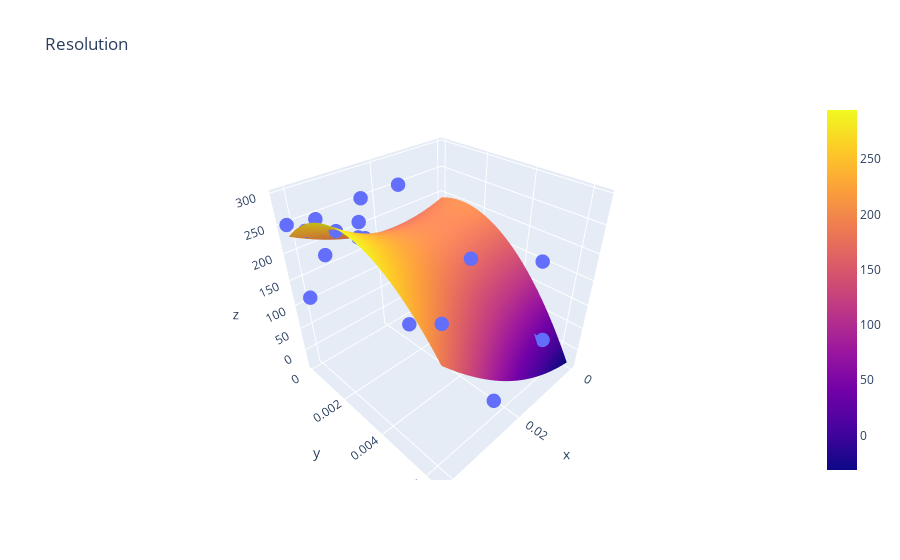
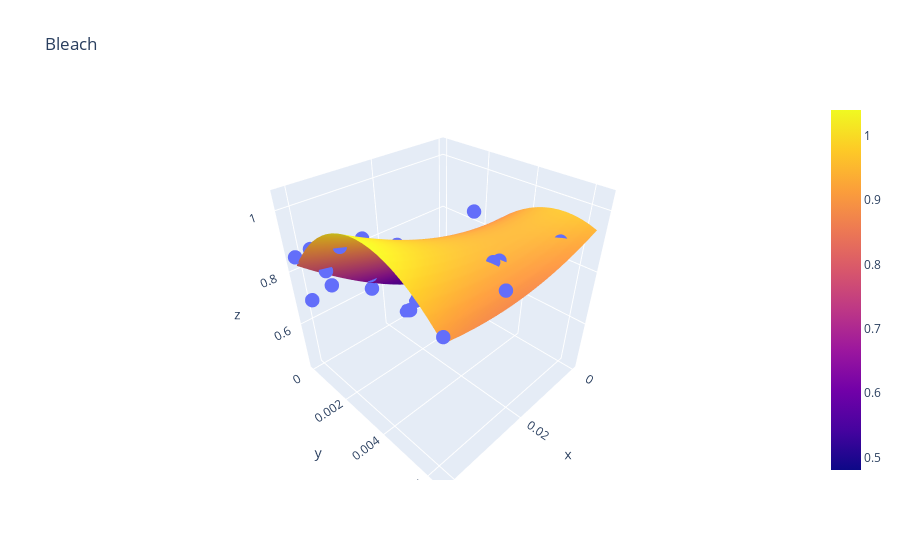
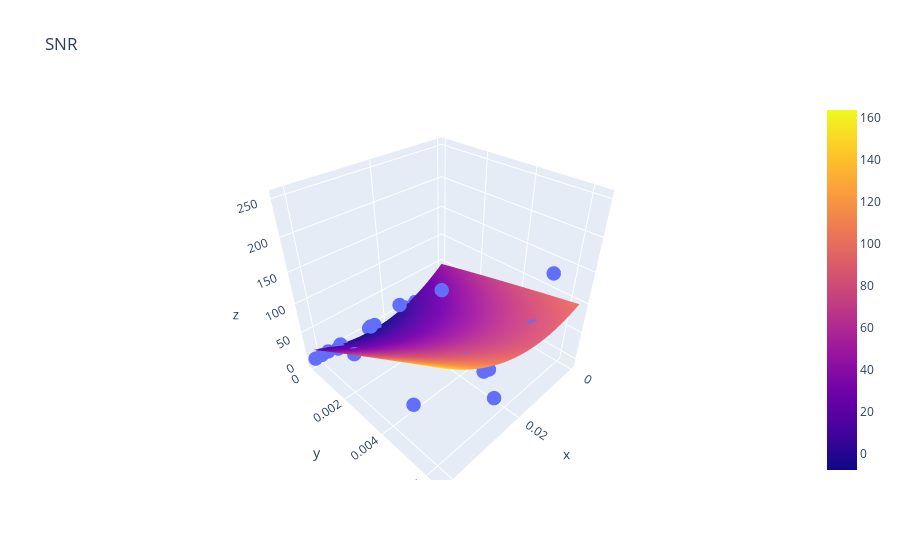

Notebook source saved alongside these figures, in order:
### Code cell
for idx_obj in range(len(config['obj_names'])):
    mean, std = algos[idx_obj].predict(X_grid)
    zz = mean.reshape(grids[0].shape)

    import plotly.graph_objects as go
    f = go.Figure([
        go.Scatter3d(x=X[:,0], y=X[:,1], z=Y[:,idx_obj], 
                     marker=dict( size=5,), mode="markers"
                    ),

        go.Surface(z=zz, y=grids[1], x=grids[0]),



    ])



    f.update_layout(
        title=config['obj_names'][idx_obj],
        xaxis_title="X Axis Title",
        yaxis_title="Y Axis Title",
        )


    f.show()

### Figure 1 — Plotly figure (JSON) as saved in the notebook; plotly's stock layout.template omitted (floating-point values rounded to 4 significant figures; data arrays with more than 128 entries replaced by an {"elided": "..."} marker saying what was removed)
{"data": [{"marker": {"size": 5}, "mode": "markers", "type": "scatter3d", "x": [0.008667, 0, 0.03987, 0.02947, 0.0208, 0.0364, 0.02253, 0.026, 0.02773, 0.006933, 0.0312, 0.01387, 0, 0.0416, 0.03813, 0.0416, 0.0416, 0.0364, 0.0104, 0.02427, 0.02427, 0.02427, 0.026, 0.03467], "y": [0.005601, 0.004802, 6.25e-06, 0.00267, 0.005334, 0.001338, 0.005334, 0.005068, 0.0064, 0.005867, 0.001338, 6.25e-06, 0.001605, 6.25e-06, 6.25e-06, 0.005334, 0.0064, 0.0002727, 6.25e-06, 6.25e-06, 6.25e-06, 6.25e-06, 6.25e-06, 6.25e-06], "z": [40.3, 150.8, 109.4, 217.8, 41.24, 250, 40.71, 250, 40.34, 40.75, 250, 250, 174.0, 250, 230.0, 217.8, 250, 250, 43.24, 250, 250, 175.1, 182.0, 175.1]}, {"type": "surface", "x": {"elided": "25x25 float values"}, "y": {"elided": "25x25 float values"}, "z": {"elided": "25x25 float values"}}], "layout": {"title": {"text": "Resolution"}, "xaxis": {"title": {"text": "X Axis Title"}}, "yaxis": {"title": {"text": "Y Axis Title"}}}}

### Figure 2 — Plotly figure (JSON) as saved in the notebook; plotly's stock layout.template omitted (floating-point values rounded to 4 significant figures; data arrays with more than 128 entries replaced by an {"elided": "..."} marker saying what was removed)
{"data": [{"marker": {"size": 5}, "mode": "markers", "type": "scatter3d", "x": [0.008667, 0, 0.03987, 0.02947, 0.0208, 0.0364, 0.02253, 0.026, 0.02773, 0.006933, 0.0312, 0.01387, 0, 0.0416, 0.03813, 0.0416, 0.0416, 0.0364, 0.0104, 0.02427, 0.02427, 0.02427, 0.026, 0.03467], "y": [0.005601, 0.004802, 6.25e-06, 0.00267, 0.005334, 0.001338, 0.005334, 0.005068, 0.0064, 0.005867, 0.001338, 6.25e-06, 0.001605, 6.25e-06, 6.25e-06, 0.005334, 0.0064, 0.0002727, 6.25e-06, 6.25e-06, 6.25e-06, 6.25e-06, 6.25e-06, 6.25e-06], "z": [0.9074, 0.9332, 0.6828, 0.9241, 0.929, 0.9075, 0.9357, 0.9124, 0.9371, 0.9244, 0.9041, 0.4286, 0.8429, 0.8518, 0.8587, 0.9362, 0.9216, 0.7805, 0.4541, 0.7022, 0.6707, 0.6138, 0.7549, 0.7026]}, {"type": "surface", "x": {"elided": "25x25 float values"}, "y": {"elided": "25x25 float values"}, "z": {"elided": "25x25 float values"}}], "layout": {"title": {"text": "Bleach"}, "xaxis": {"title": {"text": "X Axis Title"}}, "yaxis": {"title": {"text": "Y Axis Title"}}}}

### Figure 3 — Plotly figure (JSON) as saved in the notebook; plotly's stock layout.template omitted (floating-point values rounded to 4 significant figures; data arrays with more than 128 entries replaced by an {"elided": "..."} marker saying what was removed)
{"data": [{"marker": {"size": 5}, "mode": "markers", "type": "scatter3d", "x": [0.008667, 0, 0.03987, 0.02947, 0.0208, 0.0364, 0.02253, 0.026, 0.02773, 0.006933, 0.0312, 0.01387, 0, 0.0416, 0.03813, 0.0416, 0.0416, 0.0364, 0.0104, 0.02427, 0.02427, 0.02427, 0.026, 0.03467], "y": [0.005601, 0.004802, 6.25e-06, 0.00267, 0.005334, 0.001338, 0.005334, 0.005068, 0.0064, 0.005867, 0.001338, 6.25e-06, 0.001605, 6.25e-06, 6.25e-06, 0.005334, 0.0064, 0.0002727, 6.25e-06, 6.25e-06, 6.25e-06, 6.25e-06, 6.25e-06, 6.25e-06], "z": [73.61, 73.67, 0.2001, 115.5, 39.48, 23.46, 43.43, 73.06, 54.11, 158.4, 54.57, 0.1669, 44.87, 0.1951, 0.1571, 78.14, 252.2, 5.955, 0.1309, 0.1391, 0.1656, 0.1292, 0.1957, 0.1585]}, {"type": "surface", "x": {"elided": "25x25 float values"}, "y": {"elided": "25x25 float values"}, "z": {"elided": "25x25 float values"}}], "layout": {"title": {"text": "SNR"}, "xaxis": {"title": {"text": "X Axis Title"}}, "yaxis": {"title": {"text": "Y Axis Title"}}}}
